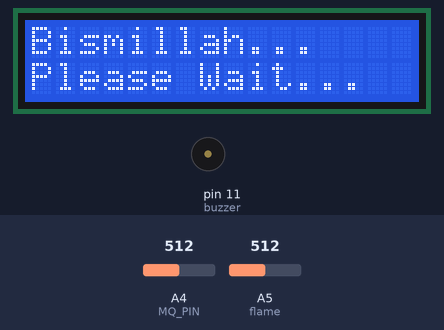
Bench run of a sketch on a simulated Arduino Uno, built with avr-gcc and run on an emulated ATmega328P. Parts: 16×2 character LCD, buzzer (waves = sounding, pin HIGH). The test bench sets the inputs (shaded band); at power-on: A5 (flame) = 512, A4 (MQ_PIN) = 512. The modem accepts every AT command (registered, SIM ready, sends succeed) and sends nothing else; what the sketch prints to the serial monitor is not drawn.

Above: at 2.6 s.
At 24.4 s:
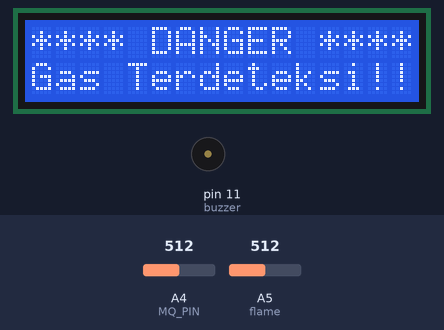
24.5 s: A5 (flame) set to 88
30.7 s: A5 (flame) set to 77
At 40.0 s:
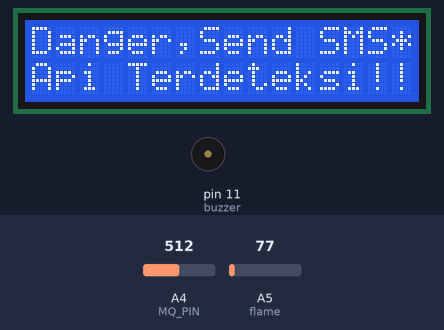
44.6 s: A4 (MQ_PIN) set to 416
55.1 s: A4 (MQ_PIN) set to 388
At 55.6 s:
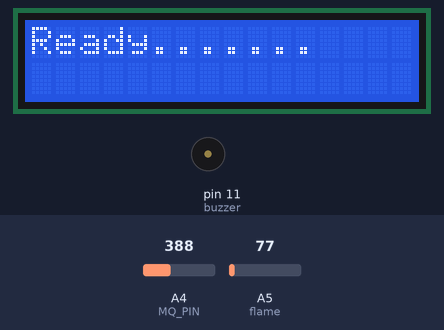
56.6 s: A5 (flame) set to 950
At 73.1 s:
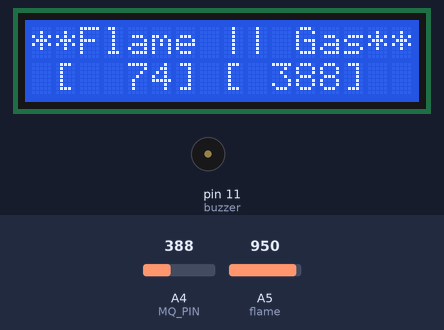
73.4 s: A4 (MQ_PIN) set to 90
At 74.2 s:
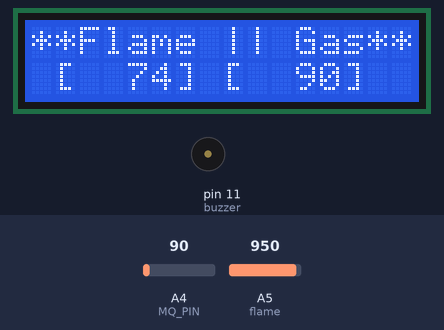
Timing chart, 0 to 75.9 s (numbered marks = the images above; inputs shaded):
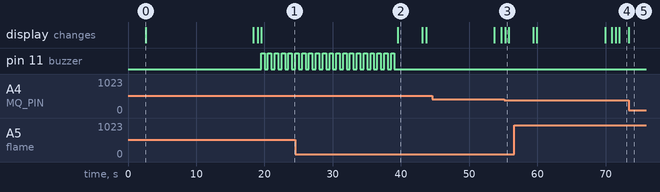

The sketch:

codeSMS.ino
```cpp
#include <LiquidCrystal.h>
#include <SoftwareSerial.h>

LiquidCrystal lcd(5, 6, 7, 8, 9, 10);
char lcdBuff[16];

SoftwareSerial SIM900(2,3);
//==========================
int maxTime,counterCommand;// variable yg digunakan untuk parsing data serial sim900
boolean found = false;
boolean autoReset = false;
//##########################

#define flame A5
#define buzzer  11

#define setPointGas 400 //nilai ambang batas gas %
#define setPointFlame 940// nilai ambang batas flame
#define MQ_PIN A4    //define which analog input channel you are going to use

void setup() {
  // put your setup code here, to run once:
  Serial.begin(9600);
  SIM900.begin(9600);
  lcd.begin(16, 2);
  pinMode(flame, INPUT);
  pinMode(buzzer, OUTPUT);

  lcd.setCursor(0,0);
  lcd.print("Bismillah...");
  delay(2500);
  lcd.setCursor(0,1);
  lcd.print("Please Wait...");
  delay(15000);               //tunggu selama 15detik agar jaringan sim stabil
  while(counterCommand<=3)  //urutan perintah AT command
  {
    switch(counterCommand)
    {
      case 0: atCommand("AT",1,"OK");break; //panggil func atCommand dengan perintah AT, waktu 1 detik dengan balasan OK
      case 1: atCommand("AT+CMGF=1",1,"OK");break; //setting di cmgf sebagai mode text
      case 2: atCommand("AT+CMGL=\"ALL\",0",2,"OK");break; //baca seluruh sms yg ada, dengan maksimal waktu 2 detik dan balasan OK
      case 3: atCommand("AT+CMGD=1,4",1,"OK");break;//hapus sms yg ada
    }
  }
  counterCommand = 0;//urutan perintah di kemablikan ke 0
  lcd.clear();
}

void loop() {
  // put your main code here, to run repeatedly:
  while(counterCommand<=2)  //urutan perintah untuk setting awal mode sms
  {
    switch(counterCommand)
    {
      case 0: atCommand("AT",1,"OK");break; //at command untuk cek koneksi
      case 1: atCommand("AT+CMGF=1",1,"OK");break;//setting mode text
      case 2: atCommand("AT+CNMI=2,1,0,0,0",1,"OK");break;//setting notifikasi jika ada sms masuk
    }
  }
  lcd.setCursor(0,0);
  lcd.print("Ready.......");
  delay(500);
  lcd.clear();
  while(counterCommand>2)//jika setting-an sudah selesai jalankan perintah berikut...
  {
    int nilaiGas = analogRead(MQ_PIN); // ubah ke prosentase
    int nilaiFlame = 1024 - analogRead(flame); // baca nilai analog flame (di invert, karena semakin besar cahaya semakin kecil data)

    Serial.print(analogRead(MQ_PIN));
    Serial.print(",");
    Serial.println(1024-analogRead(flame));

    lcd.setCursor(0,0);
    lcd.print("**Flame || Gas**");
    lcd.setCursor(0,1);
    sprintf(lcdBuff," [%4d] [%4d]", nilaiFlame, nilaiGas); //tampilkan nilai flame dan gas
    lcd.print(lcdBuff);


    if(nilaiGas > setPointGas)//jika nilai gas melebihi set point
    {
      lcd.setCursor(0,0);
      lcd.print("**** DANGER ****");  //tampil di lcd sesuai tulisan
      lcd.setCursor(0,1);
      lcd.print("Gas Terdeteksi!!");
      for(int p=0; p<5; p++)          //ulang bunyi bip sebanyak 5x
      {
        digitalWrite(buzzer, HIGH);   //output logic high
        delay(500);                   //tahan set detik
        digitalWrite(buzzer, LOW);    //output logic low
        delay(500);                   //tahan set detik
      }
    }
    if(nilaiFlame > setPointFlame)  //jika nilai flame melebihi ambang set point
    {
      lcd.setCursor(0,0);
      lcd.print("Danger,Send SMS"); //tampilan LCD
      lcd.setCursor(0,1);
      lcd.print("Api Terdeteksi!!");

      atCommand("AT+CMGF=1",1,"OK");  //set mode text untuk sim900
      atCommand("AT+CMGS=\"085850474633\"",1,">");//setting nomer tujuan
      atCommand("Dangerrr.... Api Terdeteksi!!!",1,">");//isi dari sms
      Serial.println("Mengirim Char Ctrl+Z / ESC untuk keluar dari menu SMS");
      SIM900.println((char)26);//ctrl+z untuk keluar dari menginputkan isi sms
      delay(10000); //tahan selama 1 detik

      lcd.clear();
      lcd.setCursor(0,0);
      lcd.print("Done...");
      delay(1000);
      lcd.clear();
    }

  }

}

void atCommand(String iCommand, int timing, char myText[]) //func untuk parsing balasan at command
{
  Serial.println("###Start###");
  Serial.print("Command Ke ->>>>>>>>>>>>>>>>>>>>>>>>>>>>>>>>>>>>>>>>>>>>>> ");
  Serial.print(counterCommand); //urutan perintah ke ...
  Serial.print("Kirim=>");Serial.println(iCommand);//tampil ke serial monitor untuk perintah
  while(timing>maxTime)//ulangi sampai dengan maximal waktu
  {
    SIM900.println(iCommand);//kirim perintah sesuai dengan variable iCommand
    if(SIM900.find(myText))//cari balasan dari sim900 yg sesuai dengan variable myText
    {
      found = true; //jika ada maka ubah variable found menjadi true
      break;
    }
    Serial.print(maxTime);Serial.print(",");
    maxTime++;//counter untuk batas maximal waktu
  }
  if(found == true)//jika balasan yg diterima sesuai dengan yg di inginkan (contoh "OK")
  {

    autoReset = false;//variable autoReset dijadikan false

    counterCommand++; // urutan perintah di increment

    Serial.println("==============================>>>>>>>>>>>>>>>>>>>>>>>>>>>>>>>>>>>>>>> oke");
  }
  else //jika tidak ditemukan maka akan di anggap error
  {
    SIM900.write("AT+CMGF=1");//setting ke mode text
    delay(1000);
    SIM900.write("AT+CMGD=1,4"); // hapus seluruh sms yg ada
    delay(1000);
    Serial.print("\nautoReset=true\n");
    autoReset = true; //variable autoreset dijadikan true
    Serial.println("--------============>>>>>>>> AT Command Error");
    Serial.println("--------============>>>>>>>> Proses reset");
    lcd.clear();
    lcd.setCursor(0,0);
    lcd.print("Proses Reset");
    //digitalWrite(resetPin, HIGH); //jika ingin mereset secara otomatis hilangkan "//"
    //delay(200);
    //digitalWrite(resetPin, LOW);
    //delay(15000);
    lcd.clear();
    lcd.setCursor(0,0);
    lcd.print("selesai reset");
    counterCommand = 0; // setelah reset maka counterCommand akan di 0 kan untuk melakukan setting dari awal lagi
    delay(500);
    lcd.clear();
  }
  if(counterCommand >=100)//optional untuk pembatasan banyaknya perintah
  {
    counterCommand = 3;
  }
  Serial.println("sebelum");
  Serial.print(found);Serial.print(",");Serial.println(autoReset);
  found = false;
  maxTime=0;
  Serial.println("setelah");
  Serial.print(found); Serial.print(","); Serial.println(autoReset);
  Serial.println("***end***");

}
```

Measured:
- the behaviour switches between 84 and 83 on A5 (flame) (found by bisection; images 1 and 2)
- the behaviour switches between 401 and 400 on A4 (MQ_PIN) (found by bisection; images 2 and 3)
- after the input at 30.7 s, pin 11 (buzzer): goes on until 39.0 s, then stays LOW; the display: changes after 8.8 s (image 2)
- after the input at 55.1 s, pin 11 (buzzer): stays LOW (without the input it goes to HIGH after 0.66 s)
- after the input at 56.6 s, the display: first differs from a run without the input after 15.4 s (image 4)
- after the input at 73.4 s, the display: changes at once (image 5)
- by itself, pin 11 (buzzer): alternates HIGH for 0.50 s and LOW for 0.50 s
